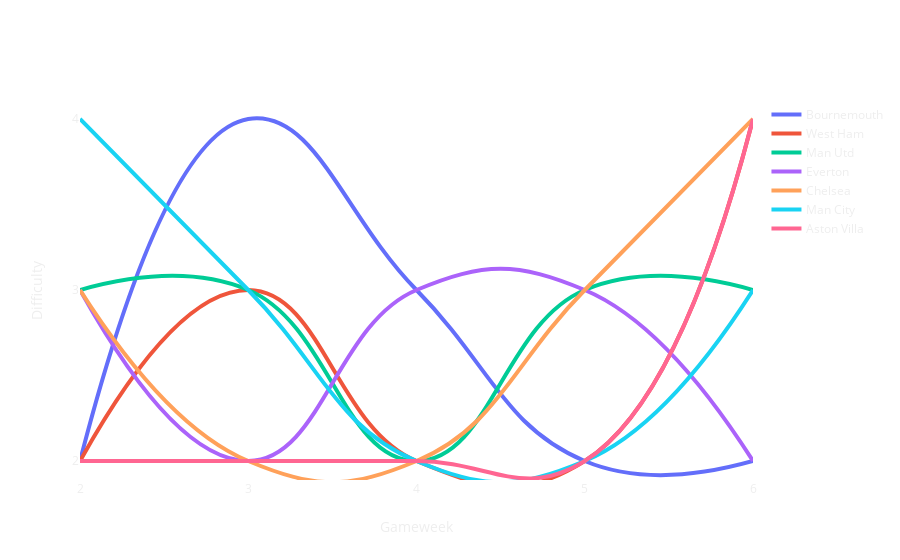

Source (notebook cell):
### Code cell
fix = next_fixtures(season, base_path, limit_diff=3, no_above_limit_occ=1, no_fixtures=5)

### Figure 1 — Plotly figure (JSON) as saved in the notebook; plotly's stock layout.template omitted (floating-point values rounded to 4 significant figures)
{"data": [{"hoverlabel": {"bgcolor": "white", "bordercolor": "#404040", "font": {"color": "#404040"}}, "hovertemplate": "<b>Bournemouth</b></br></br>vs %{text}</br></br><extra></extra>", "line": {"shape": "spline", "smoothing": 1.3, "width": 4}, "mode": "lines", "name": "Bournemouth", "text": ["Aston Villa (A)", "Man City (H)", "Leicester (A)", "Everton (H)", "Southampton (A)"], "type": "scatter", "x": [2, 3, 4, 5, 6], "y": [2, 4, 3, 2, 2]}, {"hoverlabel": {"bgcolor": "white", "bordercolor": "#404040", "font": {"color": "#404040"}}, "hovertemplate": "<b>West Ham</b></br></br>vs %{text}</br></br><extra></extra>", "line": {"shape": "spline", "smoothing": 1.3, "width": 4}, "mode": "lines", "name": "West Ham", "text": ["Brighton (A)", "Watford (A)", "Norwich (H)", "Aston Villa (A)", "Man Utd (H)"], "type": "scatter", "x": [2, 3, 4, 5, 6], "y": [2, 3, 2, 2, 4]}, {"hoverlabel": {"bgcolor": "white", "bordercolor": "#404040", "font": {"color": "#404040"}}, "hovertemplate": "<b>Man Utd</b></br></br>vs %{text}</br></br><extra></extra>", "line": {"shape": "spline", "smoothing": 1.3, "width": 4}, "mode": "lines", "name": "Man Utd", "text": ["Wolves (A)", "Crystal Palace (H)", "Southampton (A)", "Leicester (H)", "West Ham (A)"], "type": "scatter", "x": [2, 3, 4, 5, 6], "y": [3, 3, 2, 3, 3]}, {"hoverlabel": {"bgcolor": "white", "bordercolor": "#404040", "font": {"color": "#404040"}}, "hovertemplate": "<b>Everton</b></br></br>vs %{text}</br></br><extra></extra>", "line": {"shape": "spline", "smoothing": 1.3, "width": 4}, "mode": "lines", "name": "Everton", "text": ["Watford (H)", "Aston Villa (A)", "Wolves (H)", "Bournemouth (A)", "Sheffield Utd (H)"], "type": "scatter", "x": [2, 3, 4, 5, 6], "y": [3, 2, 3, 3, 2]}, {"hoverlabel": {"bgcolor": "white", "bordercolor": "#404040", "font": {"color": "#404040"}}, "hovertemplate": "<b>Chelsea</b></br></br>vs %{text}</br></br><extra></extra>", "line": {"shape": "spline", "smoothing": 1.3, "width": 4}, "mode": "lines", "name": "Chelsea", "text": ["Leicester (H)", "Norwich (A)", "Sheffield Utd (H)", "Wolves (A)", "Liverpool (H)"], "type": "scatter", "x": [2, 3, 4, 5, 6], "y": [3, 2, 2, 3, 4]}, {"hoverlabel": {"bgcolor": "white", "bordercolor": "#404040", "font": {"color": "#404040"}}, "hovertemplate": "<b>Man City</b></br></br>vs %{text}</br></br><extra></extra>", "line": {"shape": "spline", "smoothing": 1.3, "width": 4}, "mode": "lines", "name": "Man City", "text": ["Spurs (H)", "Bournemouth (A)", "Brighton (H)", "Norwich (A)", "Watford (H)"], "type": "scatter", "x": [2, 3, 4, 5, 6], "y": [4, 3, 2, 2, 3]}, {"hoverlabel": {"bgcolor": "white", "bordercolor": "#404040", "font": {"color": "#404040"}}, "hovertemplate": "<b>Aston Villa</b></br></br>vs %{text}</br></br><extra></extra>", "line": {"shape": "spline", "smoothing": 1.3, "width": 4}, "mode": "lines", "name": "Aston Villa", "text": ["Bournemouth (H)", "Everton (H)", "Crystal Palace (A)", "West Ham (H)", "Arsenal (A)"], "type": "scatter", "x": [2, 3, 4, 5, 6], "y": [2, 2, 2, 2, 4]}], "layout": {"hovermode": "x", "legend": {"bgcolor": "rgba(0,0,0,0)", "font": {"color": "#eee"}, "traceorder": "normal"}, "paper_bgcolor": "rgba(0,0,0,0)", "plot_bgcolor": "rgba(0,0,0,0)", "scene": {"bgcolor": "rgba(0,0,0,0)"}, "xaxis": {"color": "#eee", "dtick": 1, "tick0": 1, "title": {"text": "Gameweek"}}, "yaxis": {"color": "#eee", "dtick": 1, "tick0": 1, "title": {"text": "Difficulty"}}}}
